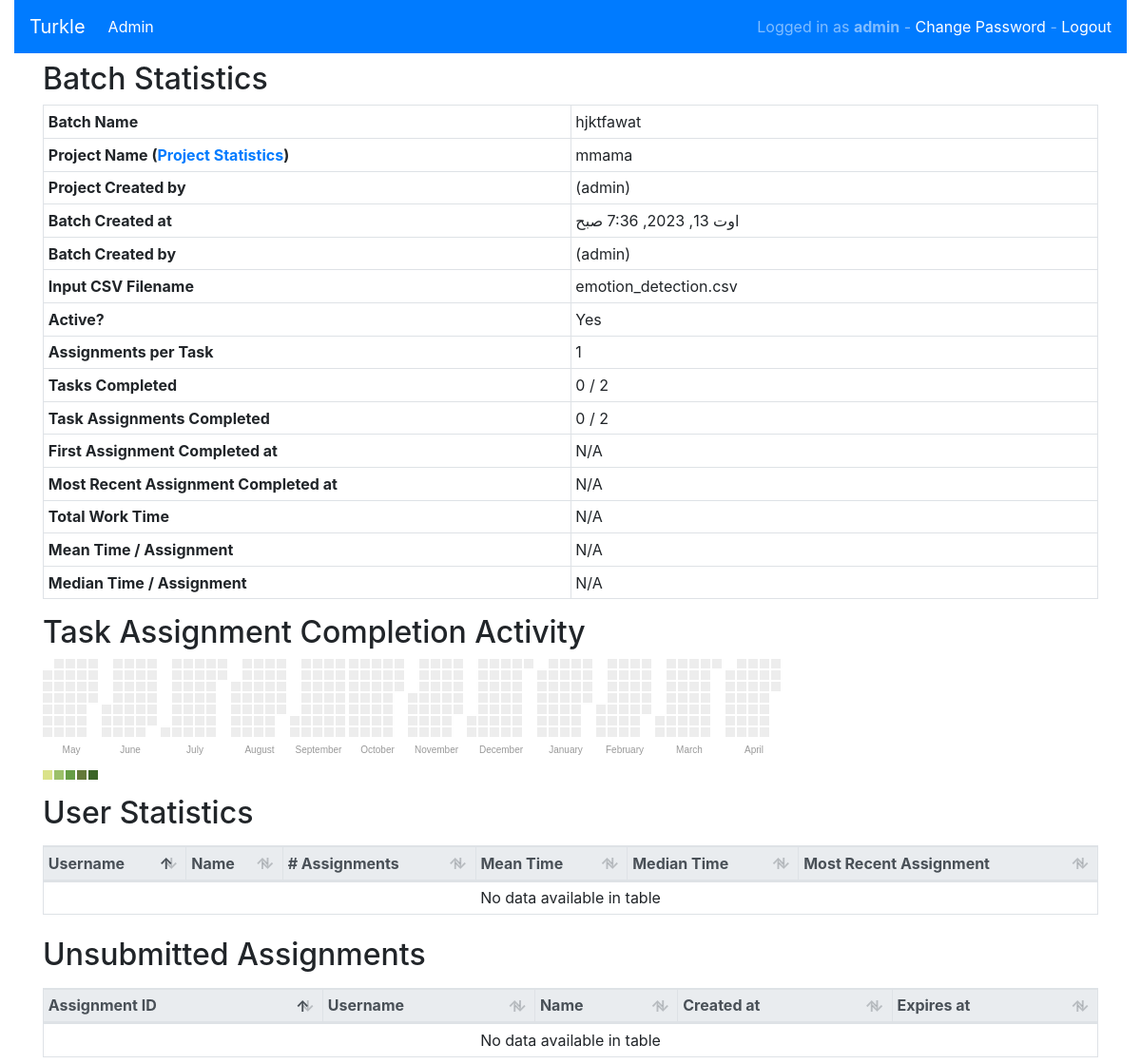
Page /fa/admin/turkle/batch/10/stats/ (signed in) on the committed database.
### turkle-master/turkle/models.py (models this page shows, shortened)
class TaskAssignmentStatistics(object):
    """Mixin class for Batch/Project that computes TaskAssignment statistics

    Assumes that the inheriting class has a finished_task_assignments()
    method that returns a QuerySet of TaskAssignments.
    """

class Batch(TaskAssignmentStatistics, models.Model):
    class Meta:
        permissions = (
            ('can_work_on_batch', 'Can work on Tasks for this Batch'),
        )
        verbose_name = 'Batch'
        verbose_name_plural = 'Batches'
    active = models.BooleanField(db_index=True, default=True)
    allotted_assignment_time = models.IntegerField(default=24)
    assignments_per_task = models.IntegerField(default=1, verbose_name='Assignments per Task')
    completed = models.BooleanField(default=False)
    created_at = models.DateTimeField(auto_now_add=True)
    created_by = models.ForeignKey(settings.AUTH_USER_MODEL, null=True,
                                   related_name='created_batches', on_delete=models.CASCADE,
                                   verbose_name='creator')
    custom_permissions = models.BooleanField(default=True)
    filename = models.CharField(max_length=1024)
    login_required = models.BooleanField(db_index=True, default=True)
    name = models.CharField(max_length=1024)
    project = models.ForeignKey('Project', verbose_name='project', on_delete=models.CASCADE)
    published = models.BooleanField(db_index=True, default=True)
    is_majority_voting = models.BooleanField(default=False)
    majority_count = models.IntegerField(null=True, blank=True)
    def finished_tasks(self):
        return self.task_set.filter(completed=True).order_by('-id')
    def finished_task_assignments(self):
        return TaskAssignment.objects.filter(task__batch_id=self.id)\
                                     .filter(completed=True)
    def is_active(self):
        return self.active and self.published
    is_active.short_description = 'Active'
    is_active.boolean = True
    def total_finished_tasks(self):
        return self.finished_tasks().count()
    total_finished_tasks.short_description = 'Total finished Tasks'
    def total_finished_task_assignments(self):
        return self.finished_task_assignments().count()
    total_finished_task_assignments.short_description = 'Total finished Task Assignments'
    def total_task_assignments(self):
        return self.assignments_per_task * self.total_tasks()
    def total_tasks(self):
        return self.task_set.count()
    total_tasks.short_description = 'Total Tasks'
    def unfinished_task_assignments(self):
        return TaskAssignment.objects.filter(task__batch_id=self.id)\
                                     .filter(completed=False)

class Project(TaskAssignmentStatistics, models.Model):
    class Meta:
        permissions = (
            ('can_work_on', 'Can work on Tasks for this Project'),
        )
        verbose_name = 'Project'
        ordering = ['-id']
    active = models.BooleanField(db_index=True, default=True)
    allotted_assignment_time = models.IntegerField(default=24)
    assignments_per_task = models.IntegerField(db_index=True, default=1)
    created_at = models.DateTimeField(auto_now_add=True)
    created_by = models.ForeignKey(settings.AUTH_USER_MODEL, null=True,
                                   related_name='created_projects',
                                   on_delete=models.CASCADE, verbose_name='creator')
    custom_permissions = models.BooleanField(default=True)
    filename = models.CharField(max_length=1024, blank=True)
    html_template = models.TextField()
    html_template_has_submit_button = models.BooleanField(default=False)
    login_required = models.BooleanField(db_index=True, default=True)
    name = models.CharField(max_length=1024)
    updated_at = models.DateTimeField(auto_now=True)
    updated_by = models.ForeignKey(settings.AUTH_USER_MODEL, null=True,
                                   related_name='updated_projects',
                                   on_delete=models.CASCADE, verbose_name='updated_by')
    evaluation_script = models.FileField(verbose_name='evaluation script', null=True, blank=True)
    evaluation_threshold = models.FloatField(validators=[MinValueValidator(0.0), MaxValueValidator(1.0)], default=0)
    calibration_limit = models.IntegerField(null=True)
    calibration_rating = models.FloatField(validators=[MinValueValidator(0.0), MaxValueValidator(1.0)], default=0)
    fieldnames = JSONField(blank=True)

### turkle-master/turkle/admin.py (the view, shortened to what this page needs)
    def batch_stats(self, request, batch_id):
        try:
            batch = Batch.objects.get(id=batch_id)
        except ObjectDoesNotExist:
            messages.error(request, 'Cannot find Batch with ID {}'.format(batch_id))
            return redirect(reverse('admin:turkle_batch_changelist'))
        tasks = batch.finished_task_assignments()\
            .annotate(duration=ExpressionWrapper(F('updated_at') - F('created_at'),
                                                 output_field=DurationField()))\
            .order_by('updated_at')\
            .values('assigned_to',  'duration', 'updated_at')
        tasks_updated_at = [t['updated_at'] for t in tasks]
        tasks_duration = [t['duration'].total_seconds() for t in tasks]
        task_duration_by_user = defaultdict(list)
        task_updated_at_by_user = defaultdict(list)
        for t in tasks:
            duration = t['duration'].total_seconds()
            task_duration_by_user[t['assigned_to']].append(duration)
            task_updated_at_by_user[t['assigned_to']].append(t['updated_at'])
        user_ids = task_duration_by_user.keys()
        stats_users = []
        if tasks:
            first_finished_time = tasks_updated_at[0]
            last_finished_time = tasks_updated_at[-1]
            total_work_time = _format_timespan(int(sum(tasks_duration)))
            mean_work_time = _format_timespan(int(statistics.mean(tasks_duration)))
            median_work_time = _format_timespan(int(statistics.median(tasks_duration)))
        else:
            first_finished_time = 'N/A'
            last_finished_time = 'N/A'
            total_work_time = 'N/A'
            mean_work_time = 'N/A'
            median_work_time = 'N/A'
        return render(request, 'admin/turkle/batch_stats.html', {
            'batch': batch,
            'batch_total_work_time': total_work_time,
            'batch_mean_work_time': mean_work_time,
            'batch_median_work_time': median_work_time,
            'first_finished_time': first_finished_time,
            'last_finished_time': last_finished_time,
            'unsubmitted_task_assignments': batch.unfinished_task_assignments(),
            'stats_users': stats_users,
        })

### turkle-master/turkle/utils.py (called while the page is built)
def get_site_name():
    return getattr(settings, 'TURKLE_SITE_NAME', 'Turkle')

def get_turkle_template_limit(in_bytes=False):
    template_size_limit = getattr(settings, 'TURKLE_TEMPLATE_LIMIT', 64)
    if in_bytes:
        template_size_limit *= 1024
    return template_size_limit

def turkle_vars(request):
    return {
        'turkle_site_name': get_site_name(),
        'turkle_template_limit': get_turkle_template_limit(),
        'turkle_version': __version__,
        'turkle_email_enabled': getattr(settings, 'TURKLE_EMAIL_ENABLED', False),
        'turkle_meta_tags': getattr(settings, 'META_TAGS', []),
    }

### turkle-master/turkle/templates/admin/turkle/batch_stats.html (shortened to what this page needs)
{% extends "admin/base_bootcamp.html" %}
{% load static %}
{% block header %}
<link href="{% static 'turkle/datatables-1.10.24/datatables.bootstrap4.min.css' %}" rel="stylesheet" type="text/css"/>
<link href="{% static 'turkle/cal-heatmap.css' %}" rel="stylesheet" type="text/css"/>
{% endblock %}
{% block body %}
<div class="container mt-2">
  <h2>Batch Statistics</h2>
  <div>
    <table class="table table-sm table-bordered thead-light">
      <tr>
        <th scope="col" class="column-large">Batch Name</th>
        <td scope="col">{{ batch.name }}</td>
      </tr>
      <tr>
        <th>
          Project Name
          (<a href="{% url 'admin:turkle_project_stats' batch.project_id %}">Project Statistics</a>)
        </th>
        <td>{{ batch.project.name }}</td>
      </tr>
      <tr>
        <th>Project Created by</th>
        <td>{{ batch.project.created_by.get_full_name }} ({{ batch.project.created_by.username }})</td>
      </tr>
      <tr>
        <th>Batch Created at</th>
        <td>{{ batch.created_at }}</td>
      </tr>
      <tr>
        <th>Batch Created by</th>
        <td>{{ batch.created_by.get_full_name }} ({{ batch.created_by.username }})</td>
      </tr>
      <tr>
        <th>Input CSV Filename</th>
        <td>{{ batch.filename }}</td>
      </tr>
      <tr>
        <th>Active?</th>
        <td>{% if batch.active %} Yes {% else %} No {% endif %}
        </td>
      </tr>
      <tr>
        <th>Assignments per Task</th>
        <td>{{ batch.assignments_per_task }}</td>
      </tr>
      <tr>
        <th>Tasks Completed</th>
        <td>{{ batch.total_finished_tasks }} / {{ batch.total_tasks }}</td>
      </tr>
      <tr>
        <th>Task Assignments Completed</th>
        <td>{{ batch.total_finished_task_assignments }} / {{ batch.total_task_assignments }}</td>
      </tr>
      <tr>
        <th>First Assignment Completed at</th>
        <td>{{ first_finished_time }}</td>
      </tr>
      <tr>
        <th>Most Recent Assignment Completed at</th>
        <td>{{ last_finished_time }}</td>
      </tr>
      <tr>
        <th>Total Work Time</th>
        <td>{{ batch_total_work_time }}</td>
      </tr>
      <tr>
        <th>Mean Time / Assignment</th>
        <td>{{ batch_mean_work_time }}</td>
      </tr>
      <tr>
        <th>Median Time / Assignment</th>
        <td>{{ batch_median_work_time}}</td>
      </tr>
    </table>
  </div>
  <h2>Task Assignment Completion Activity</h2>
  <div id="activity-calendar-container">
    <div id="activity-calendar"></div>
  </div>
  <h2>User Statistics</h2>
  <div id="user-statistics-container">
    <table id="user-stats" class="table table-sm table-bordered">
      <thead class="thead-light">
        <tr>
          <th>Username</th>
          <th>Name</th>
          <th># Assignments</th>
          <th>Mean Time</th>
          <th>Median Time</th>
          <th>Most Recent Assignment</th>
        </tr>
      </thead>
      <tbody>
      </tbody>
    </table>
  </div>
  <h2>Unsubmitted Assignments</h2>
  <div>
    <table id="unsubmitted-assignment-stats" class="table table-sm table-bordered">
      <thead class="thead-light">
	<tr>
	  <th>Assignment ID</th>
          <th>Username</th>
          <th>Name</th>
	  <th>Created at</th>
	  <th>Expires at</th>
	</tr>
      </thead>
      <tbody>
      </tbody>
    </table>
  </div>
</div>
{% endblock %}

### turkle-master/turkle/templates/admin/base_bootcamp.html (shortened to what this page needs)
<!DOCTYPE html>
<html>
  <head>
    {% load static %}
    <link href="{% static "turkle/css/turkle.css" %}" rel="stylesheet" type="text/css"/>
    <link href="{% static "turkle/bootstrap-4.1.3/css/bootstrap.min.css" %}" rel="stylesheet" type="text/css"/>
    <link href="{% static "turkle/bootstrap4-glyphicons/css/bootstrap-glyphicons.min.css" %}" rel="stylesheet" type="text/css"/>
    {% block header %}
    {% endblock %}
  </head>
  <body>
    <div class="container-fluid">
      <nav class="navbar navbar-expand-lg navbar-dark bg-primary">
        <a class="navbar-brand" href="{% url 'index' %}" title="Home">{{turkle_site_name}}</a>
        <ul class="navbar-nav mr-auto">
          <li class="nav-item active">
            <a class="nav-link" href="{% url 'admin:index' %}" title="Administration">Admin</a>
          </li>
        </ul>
        <span class="navbar-text">
          {% if user.is_authenticated %}
          Logged in as <b>{{ user.username }}</b> -
          <a href="{% url 'password_change' %}">Change Password</a> -
          <a href="{% url 'logout' %}?next={% url 'index' %}">Logout</a>
          {% else %}
          <a href="{% url 'login' %}">Login</a>
          {% endif %}
        </span>
      </nav>
    </div>
    {% block body %}
    {% endblock %}
  </body>
</html>

### turkle-master/turkle/static/turkle/css/turkle.css (style rules this page uses)
html, body { height: 100%; }
body { display: flex; flex-flow: column; }
.column-large { width: 50%; }

### turkle-master/turkle/templates/admin/turkle/batch_stats.html (style rules this page uses)
#activity-calendar-container { margin-bottom: 1em; }
#user-statistics-container { margin-bottom: 1em; }

### rows in the picture
Batch: name "hjktfawat", project.name "mmama", project.created_by.username "admin", created_at "اوت 13, 2023, 7:36 صبح", created_by.username "admin", filename "emotion_detection.csv", assignments_per_task "1", total_finished_tasks "0", total_tasks "2", total_finished_task_assignments "0", total_task_assignments "2"

### other values in the picture
{{ turkle_site_name }} "Turkle"
{{ user.username }} "admin"
{{ first_finished_time }} "N/A"
{{ last_finished_time }} "N/A"
{{ batch_total_work_time }} "N/A"
{{ batch_mean_work_time }} "N/A"
{{ batch_median_work_time }} "N/A"
